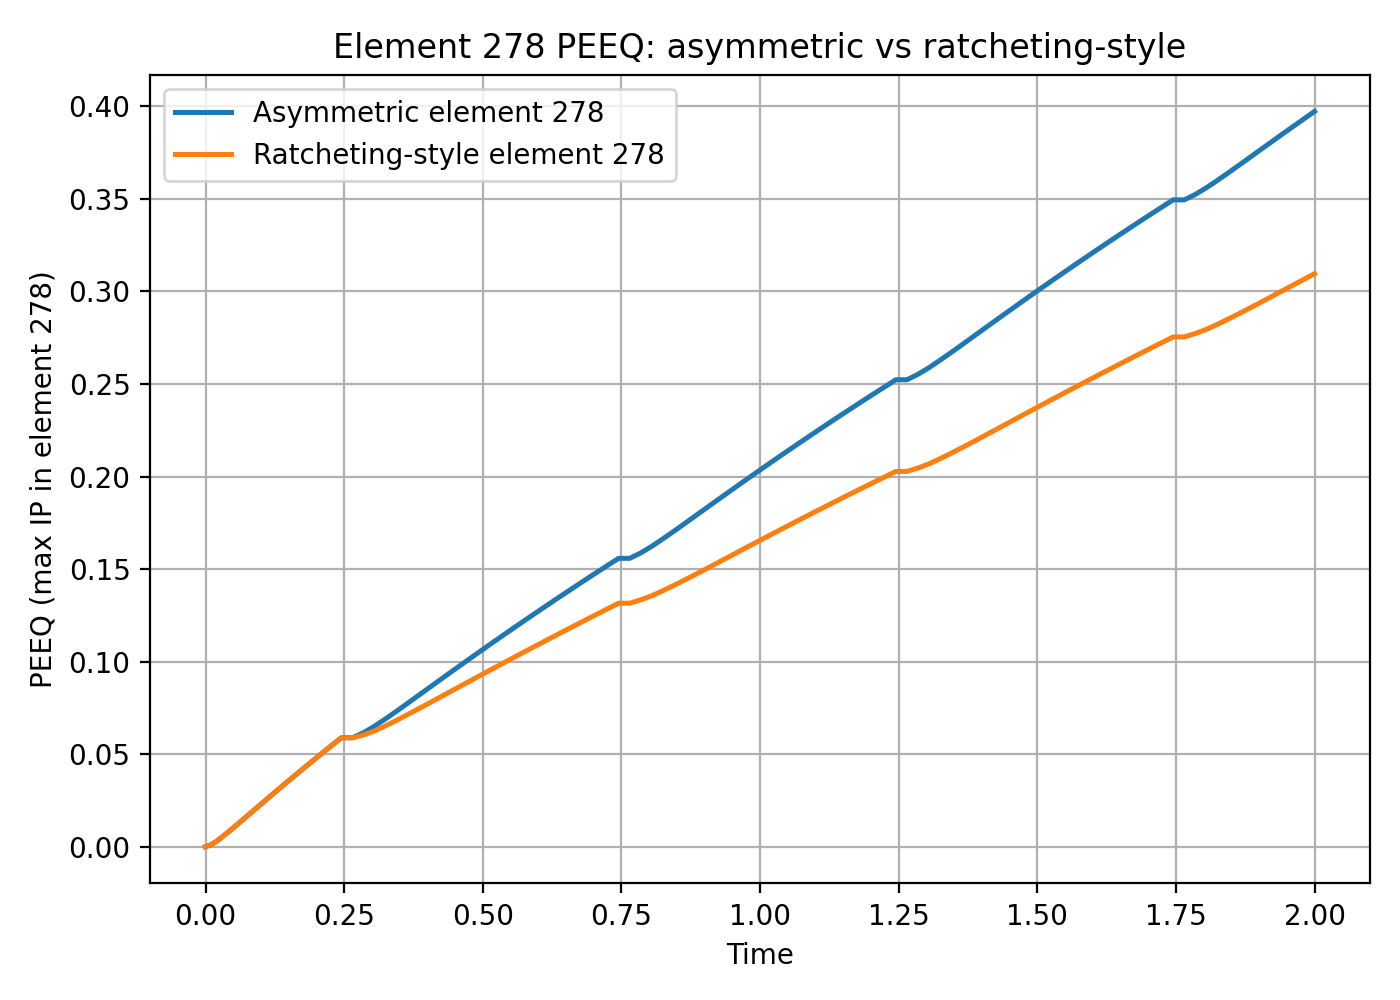

Write the Python code that produced this figure.
from odbAccess import openOdb
import csv, os
import matplotlib
matplotlib.use("Agg")
import matplotlib.pyplot as plt

elem_label = 278
step_name = "Step-1"
base = r"D:\TUBAF\Master_Thesis\Abaqus_trial"

def extract_elem_peeq_history(odb_path):
    odb = openOdb(path=odb_path, readOnly=True)
    step = odb.steps[step_name]
    times = []
    vals = []
    for fr in step.frames:
        if "PEEQ" not in fr.fieldOutputs:
            continue
        peeq = fr.fieldOutputs["PEEQ"]
        vmax = None
        for v in peeq.values:
            if v.elementLabel == elem_label:
                val = float(v.data)
                if (vmax is None) or (val > vmax):
                    vmax = val
        if vmax is not None:
            times.append(fr.frameValue)
            vals.append(vmax)
    odb.close()
    if not vals:
        raise RuntimeError("No PEEQ values found for element %d in %s" % (elem_label, odb_path))
    return times, vals

t_asym, p_asym = extract_elem_peeq_history(os.path.join(base, "combined_asym_2cycle.odb"))
t_rat, p_rat   = extract_elem_peeq_history(os.path.join(base, "combined_ratcheting_2cycle.odb"))

csv_path = os.path.join(base, "compare_elem278_peeq_asym_vs_ratcheting.csv")
png_path = os.path.join(base, "compare_elem278_peeq_asym_vs_ratcheting.png")

with open(csv_path, "w", newline="") as f:
    w = csv.writer(f)
    w.writerow(["time_asym", "peeq_elem278_asym", "time_ratcheting", "peeq_elem278_ratcheting"])
    n = max(len(t_asym), len(t_rat))
    for i in range(n):
        row = []
        row += [t_asym[i], p_asym[i]] if i < len(t_asym) else ["", ""]
        row += [t_rat[i], p_rat[i]] if i < len(t_rat) else ["", ""]
        w.writerow(row)

plt.figure(figsize=(7,5))
plt.plot(t_asym, p_asym, lw=1.8, label="Asymmetric element 278")
plt.plot(t_rat, p_rat, lw=1.8, label="Ratcheting-style element 278")
plt.xlabel("Time")
plt.ylabel("PEEQ (max IP in element 278)")
plt.title("Element 278 PEEQ: asymmetric vs ratcheting-style")
plt.grid(True)
plt.legend()
plt.tight_layout()
plt.savefig(png_path, dpi=200)

print("Wrote:", csv_path)
print("Wrote:", png_path)
print("Asymmetric final elem278 PEEQ =", p_asym[-1])
print("Ratcheting final elem278 PEEQ =", p_rat[-1])
print("Asymmetric max elem278 PEEQ =", max(p_asym))
print("Ratcheting max elem278 PEEQ =", max(p_rat))
